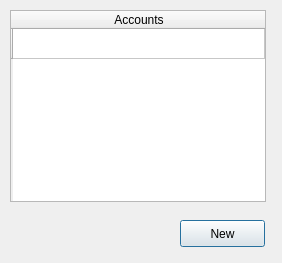
<?xml version="1.0" encoding="UTF-8"?>
<ui version="4.0">
 <class>Dialog</class>
 <widget class="QDialog" name="Dialog">
  <property name="geometry">
   <rect>
    <x>0</x>
    <y>0</y>
    <width>282</width>
    <height>263</height>
   </rect>
  </property>
  <property name="minimumSize">
   <size>
    <width>282</width>
    <height>263</height>
   </size>
  </property>
  <property name="maximumSize">
   <size>
    <width>282</width>
    <height>263</height>
   </size>
  </property>
  <property name="windowTitle">
   <string>Dialog</string>
  </property>
  <widget class="QPushButton" name="new_account_button">
   <property name="geometry">
    <rect>
     <x>180</x>
     <y>220</y>
     <width>85</width>
     <height>27</height>
    </rect>
   </property>
   <property name="text">
    <string>New</string>
   </property>
  </widget>
  <widget class="QTableWidget" name="manager">
   <property name="geometry">
    <rect>
     <x>10</x>
     <y>10</y>
     <width>256</width>
     <height>192</height>
    </rect>
   </property>
   <property name="contextMenuPolicy">
    <enum>Qt::CustomContextMenu</enum>
   </property>
   <property name="editTriggers">
    <set>QAbstractItemView::NoEditTriggers</set>
   </property>
   <property name="selectionBehavior">
    <enum>QAbstractItemView::SelectRows</enum>
   </property>
   <property name="verticalScrollMode">
    <enum>QAbstractItemView::ScrollPerPixel</enum>
   </property>
   <property name="horizontalScrollMode">
    <enum>QAbstractItemView::ScrollPerPixel</enum>
   </property>
   <attribute name="horizontalHeaderStretchLastSection">
    <bool>true</bool>
   </attribute>
   <row>
    <property name="text">
     <string/>
    </property>
   </row>
   <column>
    <property name="text">
     <string>Accounts</string>
    </property>
   </column>
  </widget>
 </widget>
 <resources/>
 <connections/>
</ui>
